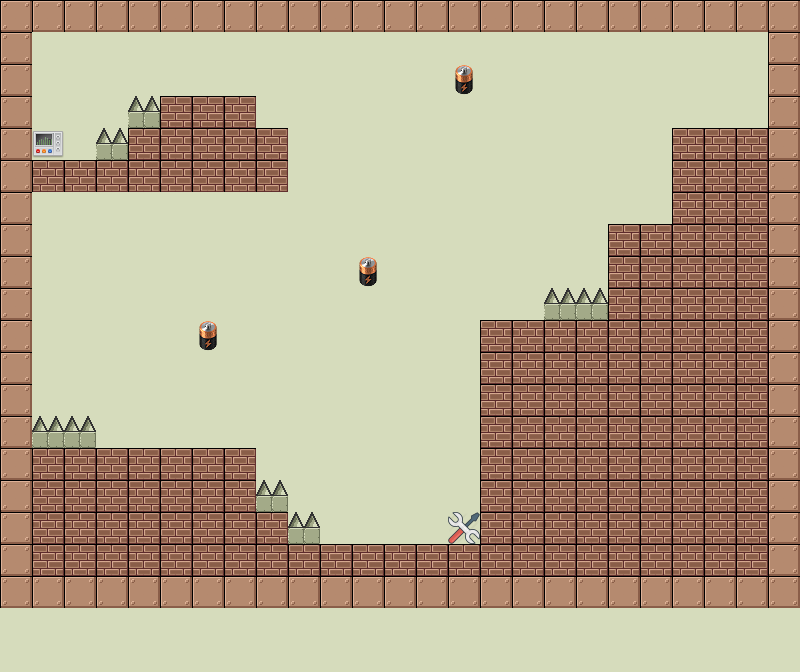

A level layout from a 2D game, rendered from its tile map. Below: a short description, then the map file with tile-grid data replaced by summaries:
An orthogonal 25x21 tile map with 32x32 px tiles, 7 tile layers (background, walls, fix, warnings, ...), 5 tilesets and 1 object (SpawnPoint).

<map version="1.0" orientation="orthogonal" renderorder="right-down" width="25" height="21" tilewidth="32" tileheight="32" nextobjectid="2">
 <tileset firstgid="1" name="Battery" tilewidth="32" tileheight="32" tilecount="1" columns="1">
  <image source="../Battery.png" width="32" height="32" />
 </tileset>
 <tileset firstgid="2" name="control_panel" tilewidth="32" tileheight="32" tilecount="1" columns="1">
  <image source="../control_panel.png" width="32" height="32" />
 </tileset>
 <tileset firstgid="3" name="meta_tiles" tilewidth="32" tileheight="32" tilecount="2" columns="2">
  <image source="../meta_tiles.png" width="67" height="34" />
 </tileset>
 <tileset firstgid="5" name="tile_setGameBoyStyle" tilewidth="32" tileheight="32" tilecount="72" columns="6">
  <image source="../tile_setGameBoyStyle.png" width="192" height="384" />
 </tileset>
 <tileset firstgid="77" name="tools-32" tilewidth="32" tileheight="32" tilecount="1" columns="1">
  <image source="../tools-32.png" width="32" height="32" />
 </tileset>
 <layer name="background" width="25" height="21">
  <data>[525 cells, 525 non-empty, 1 distinct tile ids]</data>
 </layer>
 <layer name="walls" width="25" height="21">
  <data>[525 cells, 232 non-empty, 2 distinct tile ids]</data>
 </layer>
 <layer name="fix" width="25" height="21">
  <data>[525 cells, 1 non-empty, 1 distinct tile ids]</data>
 </layer>
 <layer name="warnings" width="25" height="21">
  <data>[525 cells, 8 non-empty, 1 distinct tile ids]</data>
 </layer>
 <layer name="energy" width="25" height="21">
  <data>[525 cells, 3 non-empty, 1 distinct tile ids]</data>
 </layer>
 <layer name="meta" width="25" height="21">
  <data>[525 cells, 232 non-empty, 1 distinct tile ids]</data>
 </layer>
 <objectgroup name="objects">
  <object id="1" name="SpawnPoint" x="690" y="57.5" width="70" height="55" />
 </objectgroup>
 <layer name="collect" width="25" height="21">
  <data>[525 cells, 1 non-empty, 1 distinct tile ids]</data>
 </layer>
</map>
